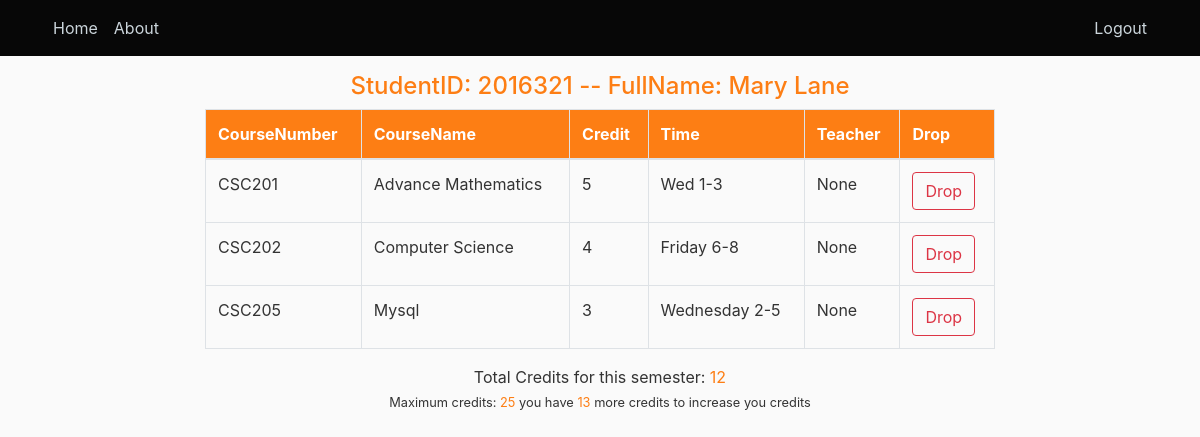
/MyCourses (signed in), run on the app's committed database.
### application/models.py (models this page shows, shortened)
class User(db.Model, UserMixin):
    __tablename__ = 'user'
    user_id = db.Column(db.String, primary_key=True)
    firstname = db.Column(db.String(30), nullable=False)
    lastname = db.Column(db.String(30), nullable=False)
    role = db.Column(db.String(10), nullable=False)
    gender = db.Column(db.String(5), nullable=False)
    nationality = db.Column(db.String(15), nullable=False)
    email = db.Column(db.String(20), nullable=False, unique=True)
    mobile = db.Column(db.String(20), nullable=False, unique=True)
    password = db.Column(db.String(30), nullable=False)
    courses = db.relationship('Course', backref='teacher')

class Course(db.Model):
    __tablename__ = 'course'
    id = db.Column(db.Integer, primary_key=True)
    coursenumber = db.Column(db.String(10), nullable=False, unique=True)
    coursename = db.Column(db.String(15), nullable=False)
    time = db.Column(db.String(20), nullable=False)
    semester = db.Column(db.String(10), nullable=False)
    credit = db.Column(db.String(5), nullable=False)
    location = db.Column(db.String(10), nullable=False)
    teacher_id = db.Column(db.String(20), db.ForeignKey('user.user_id'), nullable=True)

### application/routes.py (the view)
@app.route('/MyCourses')
def my_courses():
    my_courses = Course.query.join(SelectedCourses, Course.coursenumber == SelectedCourses.course_number).filter_by(student_id=current_user.user_id).all()
    return render_template('student/my_courses.html', my_courses=my_courses,
    SelectedCourses=SelectedCourses, func=func, db=db)

### application/models.py (called while the page is built)
@login_manager.user_loader
def load_user(user_id):
    return User.query.get(str(user_id))

### application/templates/student/my_courses.html (shortened to what this page needs)
{% extends "student/layout.html" %}
    {% block content %}
    <div class="row">
        <div class="col-md-2"></div>
        <div class="col-md-8">
            <h4 class="text-primary text-center"><span>StudentID: {{ current_user.user_id}} -- </span>
            <span>FullName: {{ current_user.firstname }} {{ current_user.lastname }}</span></h4>
            <table class="table table-bordered">
                <thead><tr class="bg-primary text-white">
                    <th>CourseNumber</th>
                    <th>CourseName</th>
                    <th>Credit</th>
                    <th>Time</th>
                    <th>Teacher</th>
                    <th>Drop</th>
                </tr></thead>
                <tbody>
                    {% for course in my_courses %}
                        <tr>
                            <td>{{ course.coursenumber }}</td>
                            <td>{{ course.coursename }}</td>
                            <td>{{ course.credit }}</td>
                            <td>{{ course.time }}</td>
                            <td>{{ course.teacher }}</td>
                            <td><a href="{{ url_for('drop_course', course_number=course.coursenumber) }}" class="btn btn-outline-danger" onclick="return confirm('Are you sure?');">Drop</a></td>
                        </tr>
                    {% endfor %}
                </tbody>
            </table>
            {%set total_credit = db.session.query(func.sum(SelectedCourses.course_credit)).filter(SelectedCourses.student_id ==
                current_user.user_id).scalar() %}
                {% set MaximumCredits = 25 %}
            <p class="text-center">Total Credits for this semester: <span class="text-primary">{{ total_credit }}</span><br><small>Maximum credits: <span class="text-primary">{{ MaximumCredits }}</span> you have <span class="text-primary">{{ (MaximumCredits)|int - (total_credit)|int }}</span> more credits to increase you credits</small></p>
        </div>
        <div class="col-md-2"></div>
    </div>
    {% endblock %}

### application/static/css/main.css (style rules this page uses)
body { background: #fafafa; color: #333333; }

### data on the page
User: user_id "2016321", firstname "Mary", lastname "Lane"
Course: coursenumber "CSC201", coursename "Advance Mathematics", credit "5", time "Wed 1-3", teacher "None"
Course: coursenumber "CSC202", coursename "Computer Science", credit "4", time "Friday 6-8", teacher "None"
Course: coursenumber "CSC205", coursename "Mysql", credit "3", time "Wednesday 2-5", teacher "None"

### other printed values
{{ total_credit }} "12"
{{ MaximumCredits }} "25"
{{ (MaximumCredits)|int - (total_credit)|int }} "13"
